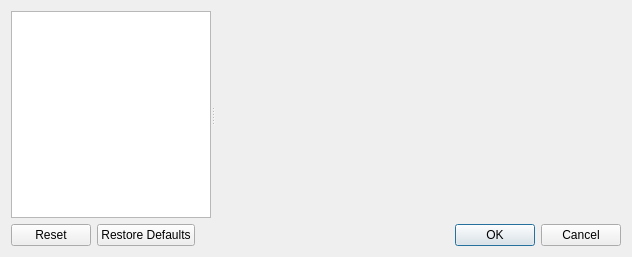
<?xml version="1.0" encoding="UTF-8"?>
<ui version="4.0">
 <class>SettingsDlg</class>
 <widget class="QDialog" name="SettingsDlg">
  <property name="geometry">
   <rect>
    <x>0</x>
    <y>0</y>
    <width>632</width>
    <height>257</height>
   </rect>
  </property>
  <property name="windowTitle">
   <string>Configure Quassel</string>
  </property>
  <property name="windowIcon">
   <iconset>
    <normaloff>:/16x16/actions/configure</normaloff>:/16x16/actions/configure</iconset>
  </property>
  <layout class="QGridLayout" name="gridLayout">
   <item row="0" column="0">
    <widget class="QSplitter" name="splitter">
     <property name="orientation">
      <enum>Qt::Horizontal</enum>
     </property>
     <widget class="QTreeWidget" name="settingsTree">
      <property name="sizePolicy">
       <sizepolicy hsizetype="Maximum" vsizetype="Fixed">
        <horstretch>0</horstretch>
        <verstretch>0</verstretch>
       </sizepolicy>
      </property>
      <property name="maximumSize">
       <size>
        <width>200</width>
        <height>16777215</height>
       </size>
      </property>
      <property name="font">
       <font>
        <pointsize>14</pointsize>
       </font>
      </property>
      <attribute name="headerVisible">
       <bool>false</bool>
      </attribute>
      <column>
       <property name="text">
        <string>Settings</string>
       </property>
      </column>
     </widget>
     <widget class="QStackedWidget" name="settingsStack">
      <property name="sizePolicy">
       <sizepolicy hsizetype="Preferred" vsizetype="MinimumExpanding">
        <horstretch>0</horstretch>
        <verstretch>0</verstretch>
       </sizepolicy>
      </property>
      <widget class="QWidget" name="page"/>
     </widget>
    </widget>
   </item>
   <item row="1" column="0">
    <widget class="QDialogButtonBox" name="buttonBox">
     <property name="orientation">
      <enum>Qt::Horizontal</enum>
     </property>
     <property name="standardButtons">
      <set>QDialogButtonBox::Cancel|QDialogButtonBox::Ok|QDialogButtonBox::Reset|QDialogButtonBox::RestoreDefaults</set>
     </property>
    </widget>
   </item>
  </layout>
 </widget>
 <tabstops>
  <tabstop>settingsTree</tabstop>
  <tabstop>buttonBox</tabstop>
 </tabstops>
 <resources/>
 <connections/>
</ui>
